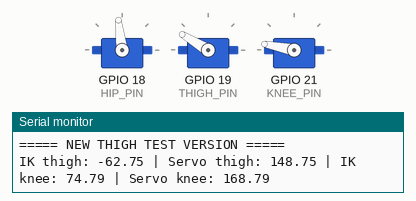
This sketch was run on a simulated ESP32. Parts: 3 × servo, the last lines printed to the serial monitor.

Above: at 1.55 s.
At 2.2 s:
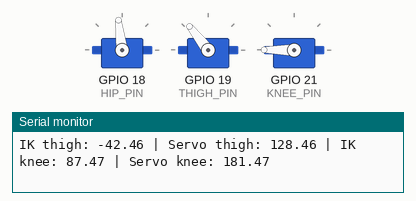
Timing chart, 0 to 4.5 s (numbered marks = the images above):
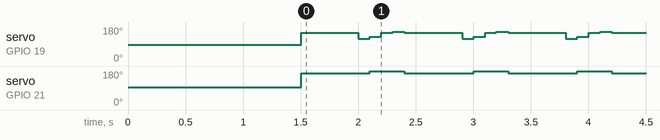

Measured:
- by itself, servo on GPIO 19 (THIGH_PIN): repeats every 0.90 s: 117° 0.10 s, 128° 0.10 s, 150° 0.10 s, 154° 0.10 s, 149° 0.50 s
- by itself, servo on GPIO 21 (KNEE_PIN): alternates 180° for 0.30 s and 169° for 0.60 s

The sketch:

SingleLegIK.ino
```cpp
#include <ESP32Servo.h>
#include <math.h>

Servo hipServo;
Servo thighServo;
Servo kneeServo;

// =============================
// ESP32 pins
// =============================
const int HIP_PIN   = 18;
const int THIGH_PIN = 19;
const int KNEE_PIN  = 21;

// =============================
// Leg geometry (cm)
// =============================
const float L1 = 7.08;   // thigh: hip pitch axis -> knee axis
const float L2 = 11.0;   // shin: knee axis -> foot

// =============================
// Servo calibration
// =============================
const float HIP_NEUTRAL   = 97.0;
const float THIGH_NEUTRAL = 86.0;
const float KNEE_NEUTRAL  = 94.0;

// Based on your physical servo mounting
const int THIGH_DIRECTION = -1;
const int KNEE_DIRECTION  = +1;

// Start conservatively.
// Replace these with your actual calibrated safe limits.
const float THIGH_SERVO_MIN = -60;
const float THIGH_SERVO_MAX = 260;

const float KNEE_SERVO_MIN = -60;
const float KNEE_SERVO_MAX = 260;


// ============================================================
// Convert radians -> degrees
// ============================================================
float radToDeg(float radians) {
  return radians * 180.0 / PI;
}

void traceOval(
    float centerX,
    float centerZ,
    float radiusX,
    float radiusZ,
    unsigned long durationMs
) {
  const int updatePeriodMs = 20;   // 50 Hz updates

  int steps = max(
      1,
      (int)(durationMs / updatePeriodMs)
  );

  for (int i = 0; i <= steps; i++) {

    float t = (float)i / (float)steps;
    float theta = 2.0 * PI * t;

    float x =
        centerX +
        radiusX * cos(theta);

    float z =
        centerZ +
        radiusZ * sin(theta);

    setFootPosition(x, z);

    // Give the servo/controller time before next command
    delay(updatePeriodMs);
  }
}

// ============================================================
// Send mathematical joint angles to servos
//
// Convention:
//
// thighAngle:
//   0° = thigh straight down
//   positive = thigh moves forward
//
// kneeAngle:
//   0° = leg completely straight
//   positive = knee bends forward
//
// ============================================================
void setJointAngles(float thighAngle, float kneeAngle) {

  float thighServoAngle =
      THIGH_NEUTRAL +
      THIGH_DIRECTION * thighAngle;

  float kneeServoAngle =
      KNEE_NEUTRAL +
      KNEE_DIRECTION * kneeAngle;

  Serial.print("IK thigh: ");
  Serial.print(thighAngle);
  Serial.print(" | Servo thigh: ");
  Serial.print(thighServoAngle);

  Serial.print(" | IK knee: ");
  Serial.print(kneeAngle);
  Serial.print(" | Servo knee: ");
  Serial.println(kneeServoAngle);

  if (thighServoAngle < THIGH_SERVO_MIN ||
      thighServoAngle > THIGH_SERVO_MAX ||
      kneeServoAngle < KNEE_SERVO_MIN ||
      kneeServoAngle > KNEE_SERVO_MAX) {

    Serial.println("Servo command outside limits");
    return;
  }

  int thighPulse =
      500 + (thighServoAngle / 180.0) * 2000.0;

  int kneePulse =
      500 + (kneeServoAngle / 180.0) * 2000.0;

  thighServo.writeMicroseconds(thighPulse);
  kneeServo.writeMicroseconds(kneePulse);
}


// ============================================================
// 2D Inverse Kinematics
//
// Coordinate system:
//
//           +x forward
//           -->
//
//       hip O
//           |
//           |
//           |
//           v +z downward
//
// So:
// x > 0 = foot forward
// z > 0 = foot below hip
//
// ============================================================
bool inverseKinematics(float x, float z,
                       float &thighAngle,
                       float &kneeAngle) {

  float distanceSquared = x * x + z * z;
  float distance = sqrt(distanceSquared);

  // -------------------------
  // Reachability check
  // -------------------------

  float maxReach = L1 + L2;
  float minReach = fabs(L2 - L1);

  if (distance > maxReach || distance < minReach) {
    Serial.println("ERROR: Target is outside reachable workspace.");
    return false;
  }

  // -------------------------
  // Knee angle
  //
  // Law of cosines
  // -------------------------

  float cosKnee =
      (L1 * L1 + L2 * L2 - distanceSquared)
      / (2.0 * L1 * L2);

  // Protect acos against floating-point error
  cosKnee = constrain(cosKnee, -1.0, 1.0);

  float internalKnee = acos(cosKnee);

  // Our knee convention:
  //
  // 0° = straight leg
  //
  // Internal triangle angle is 180° when straight,
  // so convert it.
  kneeAngle = 180.0 - radToDeg(internalKnee);

  // -------------------------
  // Thigh angle
  // -------------------------

  float angleToTarget = atan2(x, z);

  float cosHip =
      (L1 * L1 + distanceSquared - L2 * L2)
      / (2.0 * L1 * distance);

  cosHip = constrain(cosHip, -1.0, 1.0);

  float hipTriangleAngle = acos(cosHip);

  // Choose the knee-bent configuration
  float thighRad =
      angleToTarget - hipTriangleAngle;

  thighAngle = radToDeg(thighRad);

  return true;
}


// ============================================================
// Command foot position
// ============================================================
void setFootPosition(float x, float z) {

  float thighAngle;
  float kneeAngle;

  if (!inverseKinematics(
        x,
        z,
        thighAngle,
        kneeAngle)) {

    return;
  }

  setJointAngles(thighAngle, kneeAngle);
}


// ============================================================
// Setup
// ============================================================
void setup() {
  Serial.begin(115200);
  delay(1500);

  Serial.println("===== NEW THIGH TEST VERSION =====");

  hipServo.setPeriodHertz(50);
  thighServo.setPeriodHertz(50);
  kneeServo.setPeriodHertz(50);

  hipServo.attach(HIP_PIN, 500, 2500);
  thighServo.attach(THIGH_PIN, 500, 2500);
  kneeServo.attach(KNEE_PIN, 500, 2500);

  hipServo.write(HIP_NEUTRAL);
  thighServo.write(THIGH_NEUTRAL);
  kneeServo.write(KNEE_NEUTRAL);
}

struct LegWalkState {
  unsigned long startTime;
  int step;
};

LegWalkState walkState = {
  0,
  0
};

void updateWalk() {
  unsigned long now = millis();

  switch (walkState.step) {

    case 0:
      setFootPosition(-4, 14);
      walkState.startTime = now;
      walkState.step = 1;
      break;

    case 1:
      if (now - walkState.startTime >= 500) {
        setFootPosition(4, 14);

        walkState.startTime = now;
        walkState.step = 2;
      }
      break;

    case 2:
      if (now - walkState.startTime >= 100) {
        setFootPosition(3, 13);

        walkState.startTime = now;
        walkState.step = 3;
      }
      break;

    case 3:
      if (now - walkState.startTime >= 100) {
        setFootPosition(0, 12);

        walkState.startTime = now;
        walkState.step = 4;
      }
      break;

    case 4:
      if (now - walkState.startTime >= 100) {
        setFootPosition(-3, 13);

        walkState.startTime = now;
        walkState.step = 5;
      }
      break;

    case 5:
      if (now - walkState.startTime >= 100) {
        setFootPosition(-4, 14);

        walkState.startTime = now;
        walkState.step = 1;
      }
      break;
  }
}

void loop() {
  updateWalk();

  // thighServo.write(86);
  // delay(1000);

  // thighServo.write(100);
  // delay(1000);

  // thighServo.write(120);
  // delay(1000);

  // thighServo.write(100);
  // delay(1000);
  // Serial.println("hi");

  // Other code can run here at the same time.
}
```
